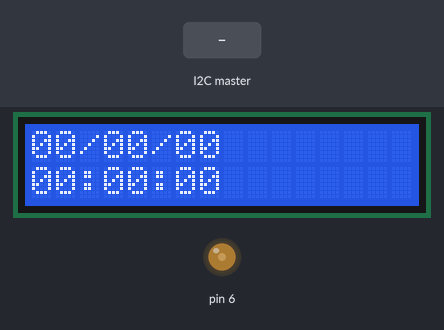
Simulated run of this sketch. Board: Arduino Uno, built with avr-gcc and run on an emulated ATmega328P. Shown: 16×2 character LCD, output pins drawn as LEDs (lit = HIGH). Inputs (shaded band) come from the test bench.

Above: at 1.2 s.
1.3 s: the I2C master sends the byte 1
At 2.4 s:
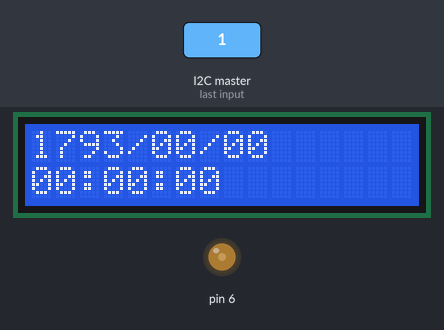
3.5 s: the I2C master sends the byte 0
At 5.3 s:
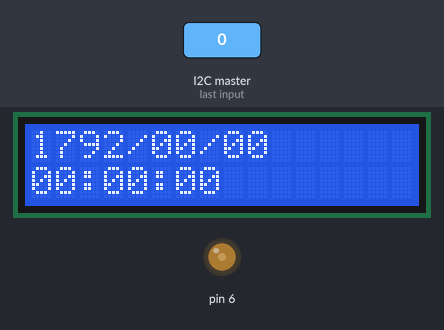
Timing chart, 0 to 6.8 s (numbered marks = the images above; inputs shaded):
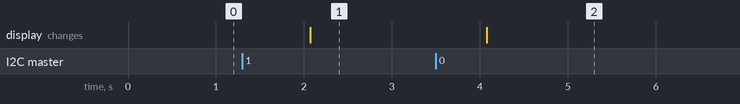

The sketch:

SlaveCodeNew.ino
```cpp
#include <Wire.h>
#include <LiquidCrystal.h>

int Contrast=75;

LiquidCrystal lcd(12, 11, 5, 4, 3, 2);

int array[6];

char dt[16];
char tm[16];

void setup () // Initialization code
{
  Serial.begin(57600); // Initialize Serial Monitor at 57600 baud

  Wire.begin(9);

  Wire.onReceive(receiveEvent);

  analogWrite(6,Contrast);
  lcd.begin(16, 2);

}

// Handles the tranmission of data from other Arduino
void receiveEvent(int x){
    for(int i = 0; i < x; i++){
        array[i] = Wire.read();
    }
    array[0] = array[0] + 1792;
}

// Code to run continuously after initialization
void loop ()
{
  sprintf(dt, "%02d/%02d/%02d", array[0],array[1],array[2]);
  sprintf(tm, "%02d:%02d:%02d", array[3],array[4],array[5]);

  lcd.clear();
  lcd.noAutoscroll();

  //Serial.println(dt);
  //Serial.println(tm);

  lcd.setCursor(0, 0);
  lcd.print(dt);

  lcd.setCursor(0, 1);
  lcd.print(tm);

  // Wait ten seconds then run loop again
  //delayMicroseconds(300);
  delay(2000);
}
```

Measured:
- after the input at 1.3 s, the display: changes after 0.77 s (image 1)
- after the input at 3.5 s, the display: changes after 0.58 s (image 2)
